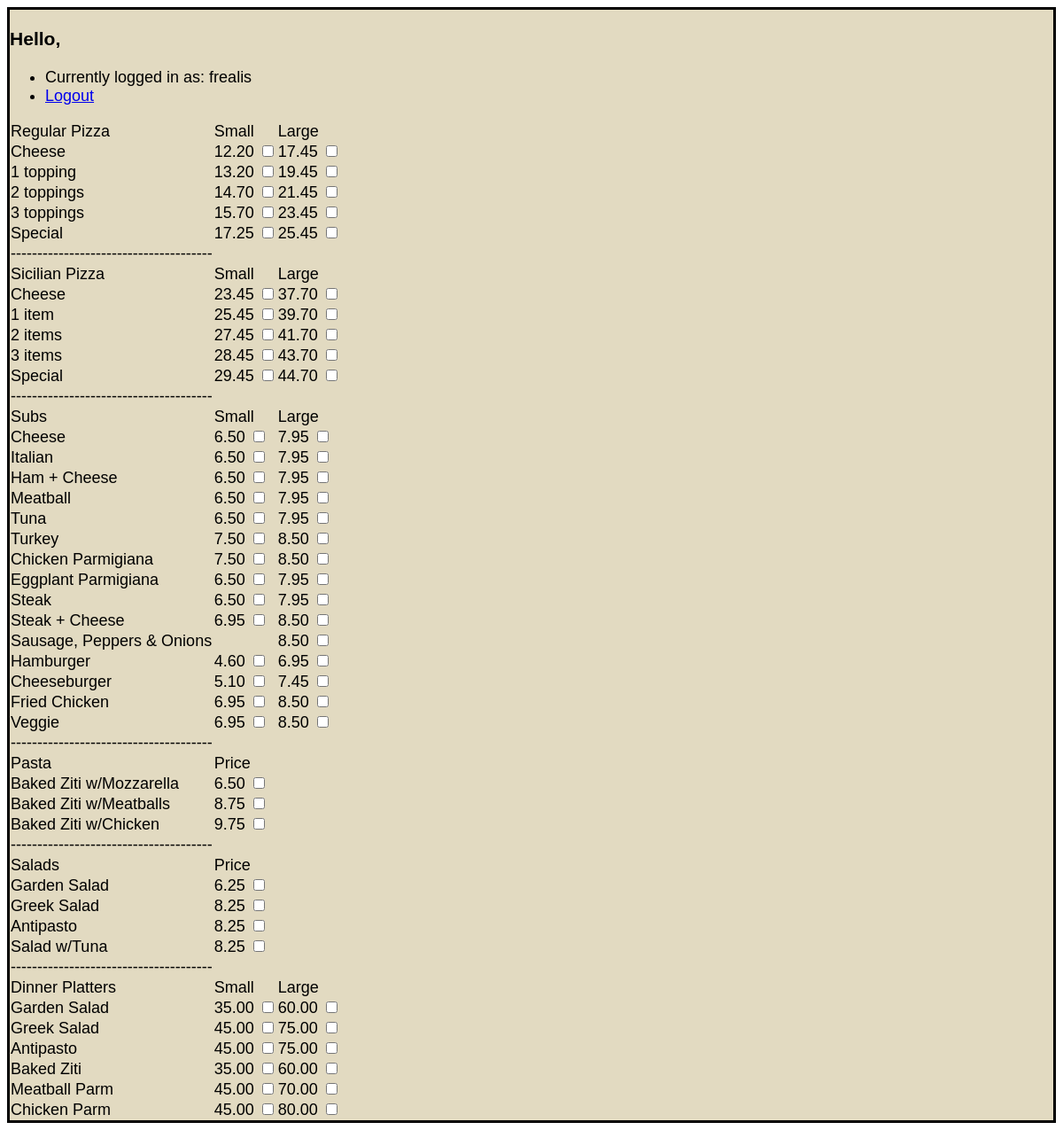
The app's page / (signed in) with its own data.
### orders/models.py (models this page shows, shortened)
class MenuItem(models.Model):
  group = models.CharField(max_length=64)
  item = models.CharField(max_length=64)
  price_sm = models.DecimalField(max_digits=5, decimal_places=2)
  price_lg = models.DecimalField(max_digits=5, decimal_places=2)
  price = models.DecimalField(max_digits=5, decimal_places=2)

### orders/views.py (the view)
# urls.py: path("", views.index, name="index"),
def index(request):
  if not request.user.is_authenticated:
    return render(request, "orders/login.html", {"message": None})
  context = {
    "user": request.user,
    "menu": MenuItem.objects.all(),
    "toppings": serializers.serialize('json', Topping.objects.all()),
    "extras": serializers.serialize('json', Extra.objects.all()),
  }
  return render(request, "orders/index.html", context)

### orders/templates/orders/index.html (shortened to what this page needs)
{% extends "orders/base.html" %}
{% block body %}
<h3>Hello, {{ user.first_name }}</h3>
<ul>
    <li>Currently logged in as: {{ user.username }}</li>
    <li><a href="{% url 'logout' %}">Logout</a></li>
</ul>
<table id="table">
<tbody id="tbody">
  <tr>
    <td>Regular Pizza</td>
    <td>Small</td>
    <td>Large</td>
  </tr>
  {% for item in menu %}
    {% if item.group == 'Regular Pizza' and item.item != 'Cheese' %}
      <tr id="{{ item.group }} + {{ item.item }}">
        <td>{{ item.item }}</td>
        <td>{{ item.price_sm }} <input type="checkbox" data-tr_id="{{ item.group }} + {{ item.item }}" data-td_id="{{ item.item }} + {{ item.price_sm }}" name="{{ item.item }}" value="{{ item.price_sm }}" data-toppings="true" /></td>
        <td>{{ item.price_lg }} <input type="checkbox" data-tr_id="{{ item.group }} + {{ item.item }}" data-td_id="{{ item.item }} + {{ item.price_lg }}" name="{{ item.item }}" value="{{ item.price_lg }}" data-toppings="true" /></td>
      </tr>
    {% elif item.group == 'Regular Pizza' and item.item == 'Cheese' %}
      <tr id="{{ item.group }} + {{ item.item }}">
        <td>{{ item.item }}</td>
        <td>{{ item.price_sm }} <input type="checkbox" data-tr_id="{{ item.group }} + {{ item.item }}" data-td_id="{{ item.item }} + {{ item.price_sm }}" name="{{ item.item }}" value="{{ item.price_sm }}" /></td>
        <td>{{ item.price_lg }} <input type="checkbox" data-tr_id="{{ item.group }} + {{ item.item }}" data-td_id="{{ item.item }} + {{ item.price_lg }}" name="{{ item.item }}" value="{{ item.price_lg }}" /></td>
      </tr>
    {% endif %}
  {% endfor %}
  <tr><td>--------------------------------------</td></tr>
  <tr>
    <td>Sicilian Pizza</td>
    <td>Small</td>
    <td>Large</td>
  </tr>
  {% for item in menu %}
    {% if item.group == 'Sicilian Pizza' and item.item != 'Cheese' %}
    <tr id="{{ item.group }} + {{ item.item }}">
      <td>{{ item.item }}</td>
      <td>{{ item.price_sm }} <input type="checkbox" data-tr_id="{{ item.group }} + {{ item.item }}" data-td_id="{{ item.item }} + {{ item.price_sm }}" name="{{ item.item }}" value="{{ item.price_sm }}" data-toppings="true" /></td>
      <td>{{ item.price_lg }} <input type="checkbox" data-tr_id="{{ item.group }} + {{ item.item }}" data-td_id="{{ item.item }} + {{ item.price_lg }}" name="{{ item.item }}" value="{{ item.price_lg }}" data-toppings="true" /></td>
    </tr>
    {% elif item.group == 'Sicilian Pizza' and item.item == 'Cheese' %}
      <tr id="{{ item.group }} + {{ item.item }}">
        <td>{{ item.item }}</td>
        <td>{{ item.price_sm }} <input type="checkbox" data-tr_id="{{ item.group }} + {{ item.item }}" data-td_id="{{ item.item }} + {{ item.price_sm }}" name="{{ item.item }}" value="{{ item.price_sm }}" /></td>
        <td>{{ item.price_lg }} <input type="checkbox" data-tr_id="{{ item.group }} + {{ item.item }}" data-td_id="{{ item.item }} + {{ item.price_lg }}" name="{{ item.item }}" value="{{ item.price_lg }}" /></td>
      </tr>
    {% endif %}
  {% endfor %}
  <tr><td>--------------------------------------</td></tr>
  <tr>
    <td>Subs</td>
    <td>Small</td>
    <td>Large</td>
  </tr>
  {% for item in menu %}
    {% if item.group == 'Subs' and item.item != 'Sausage, Peppers & Onions' %}
    <tr id="{{ item.group }} + {{ item.item }}">
        <td>{{ item.item }}</td>
        <td>{{ item.price_sm }} <input type="checkbox" data-tr_id="{{ item.group }} + {{ item.item }}" data-td_id="{{ item.item }} + {{ item.price_sm }}" name="{{ item.item }}" value="{{ item.price_sm }}" data-extras="true" /></td>
        <td>{{ item.price_lg }} <input type="checkbox" data-tr_id="{{ item.group }} + {{ item.item }}" data-td_id="{{ item.item }} + {{ item.price_lg }}" name="{{ item.item }}" value="{{ item.price_lg }}" data-extras="true" /></td>
      </tr>
    {% elif item.group == 'Subs' and item.item == 'Sausage, Peppers & Onions' %}
      <tr id="{{ item.group }} + {{ item.item }}">
        <td>{{ item.item }}</td>
        <td></td>
        <td>{{ item.price_lg }} <input type="checkbox" data-tr_id="{{ item.group }} + {{ item.item }}" data-td_id="{{ item.item }} + {{ item.price_lg }}" name="{{ item.item }}" value="{{ item.price_lg }}" data-extras="true" /></td>
      </tr>
    {% endif %}
  {% endfor %}
  <tr><td>--------------------------------------</td></tr>
  <tr>
    <td>Pasta</td>
    <td>Price</td>
  </tr>
  {% for item in menu %}
    {% if item.group == 'Pasta' %}
      <tr>
        <td>{{ item.item }}</td>
        <td>{{ item.price }} <input type="checkbox" data-tr_id="{{ item.group }} + {{ item.item }}" data-td_id="{{ item.item }} + {{ item.price }}" name="{{ item.item }}" value="{{ item.price }}" data-toppings="false" /></td>
      </tr>
    {% endif %}
  {% endfor %}
  <tr><td>--------------------------------------</td></tr>
  <tr>
    <td>Salads</td>
    <td>Price</td>
  </tr>
  {% for item in menu %}
    {% if item.group == 'Salads' %}
    <tr>
      <td>{{ item.item }}</td>
      <td>{{ item.price }} <input type="checkbox" data-tr_id="{{ item.group }} + {{ item.item }}" data-td_id="{{ item.item }} + {{ item.price }}" name="{{ item.item }}" value="{{ item.price }}" data-toppings="false" /></td>
    </tr>
    {% endif %}
  {% endfor %}
  <tr><td>--------------------------------------</td></tr>
  <tr>
    <td>Dinner Platters</td>
    <td>Small</td>
    <td>Large</td>
  </tr>
  {% for item in menu %}
    {% if item.group == 'Dinner Platters' %}
    <tr>
      <td>{{ item.item }}</td>
      <td>{{ item.price_sm }} <input type="checkbox" data-tr_id="{{ item.group }} + {{ item.item }}" data-td_id="{{ item.item }} + {{ item.price_sm }}" name="{{ item.item }}" value="{{ item.price_sm }}" data-toppings="false" /></td>
      <td>{{ item.price_lg }} <input type="checkbox" data-tr_id="{{ item.group }} + {{ item.item }}" data-td_id="{{ item.item }} + {{ item.price_lg }}" name="{{ item.item }}" value="{{ item.price_lg }}" data-toppings="false" /></td>
    </tr>
    {% endif %}
  {% endfor %}
</tbody>
</table>
{% endblock %}

### orders/templates/orders/base.html (shortened to what this page needs)
{% load static %}
<!DOCTYPE html>
<html>
  <head>
    <link rel="stylesheet" href="{% static 'css/main.css' %}" type="text/css" />
  </head>
  <body>
    <div class="container">
      {% block body %}{% endblock %}
    </div>
  </body>
</html>

### orders/static/orders/css/main.css (style rules this page uses)
.container { background: #e2dac1; border: 3px solid black; font-family: arial; font-size: 18px; margin: 0; padding: 0; }
table { border-spacing: 0; border-collapse: collapse; }

### records on screen
MenuItem: item "Cheese", price_sm "12.20", price_lg "17.45"
MenuItem: item "1 topping", price_sm "13.20", price_lg "19.45"
MenuItem: item "2 toppings", price_sm "14.70", price_lg "21.45"
MenuItem: item "3 toppings", price_sm "15.70", price_lg "23.45"
MenuItem: item "Special", price_sm "17.25", price_lg "25.45"
MenuItem: item "Cheese", price_sm "23.45", price_lg "37.70"
MenuItem: item "1 item", price_sm "25.45", price_lg "39.70"
MenuItem: item "2 items", price_sm "27.45", price_lg "41.70"
MenuItem: item "3 items", price_sm "28.45", price_lg "43.70"
MenuItem: item "Special", price_sm "29.45", price_lg "44.70"
MenuItem: item "Cheese", price_sm "6.50", price_lg "7.95"
MenuItem: item "Italian", price_sm "6.50", price_lg "7.95"
MenuItem: item "Ham + Cheese", price_sm "6.50", price_lg "7.95"
MenuItem: item "Meatball", price_sm "6.50", price_lg "7.95"
MenuItem: item "Tuna", price_sm "6.50", price_lg "7.95"
MenuItem: item "Turkey", price_sm "7.50", price_lg "8.50"
MenuItem: item "Chicken Parmigiana", price_sm "7.50", price_lg "8.50"
MenuItem: item "Eggplant Parmigiana", price_sm "6.50", price_lg "7.95"
MenuItem: item "Steak", price_sm "6.50", price_lg "7.95"
MenuItem: item "Steak + Cheese", price_sm "6.95", price_lg "8.50"
MenuItem: item "Sausage, Peppers & Onions", price_lg "8.50"
MenuItem: item "Hamburger", price_sm "4.60", price_lg "6.95"
MenuItem: item "Cheeseburger", price_sm "5.10", price_lg "7.45"
MenuItem: item "Fried Chicken", price_sm "6.95", price_lg "8.50"
MenuItem: item "Veggie", price_sm "6.95", price_lg "8.50"
MenuItem: item "Baked Ziti w/Mozzarella", price "6.50"
MenuItem: item "Baked Ziti w/Meatballs", price "8.75"
MenuItem: item "Baked Ziti w/Chicken", price "9.75"
MenuItem: item "Garden Salad", price "6.25"
MenuItem: item "Greek Salad", price "8.25"
MenuItem: item "Antipasto", price "8.25"
MenuItem: item "Salad w/Tuna", price "8.25"
MenuItem: item "Garden Salad", price_sm "35.00", price_lg "60.00"
MenuItem: item "Greek Salad", price_sm "45.00", price_lg "75.00"
MenuItem: item "Antipasto", price_sm "45.00", price_lg "75.00"
MenuItem: item "Baked Ziti", price_sm "35.00", price_lg "60.00"
MenuItem: item "Meatball Parm", price_sm "45.00", price_lg "70.00"
MenuItem: item "Chicken Parm", price_sm "45.00", price_lg "80.00"

### other values on screen
{{ user.username }} "frealis"
